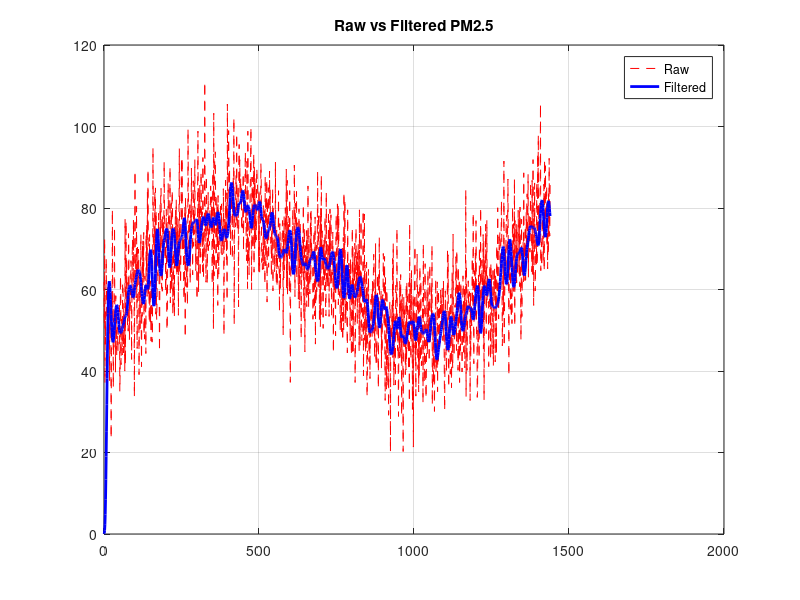
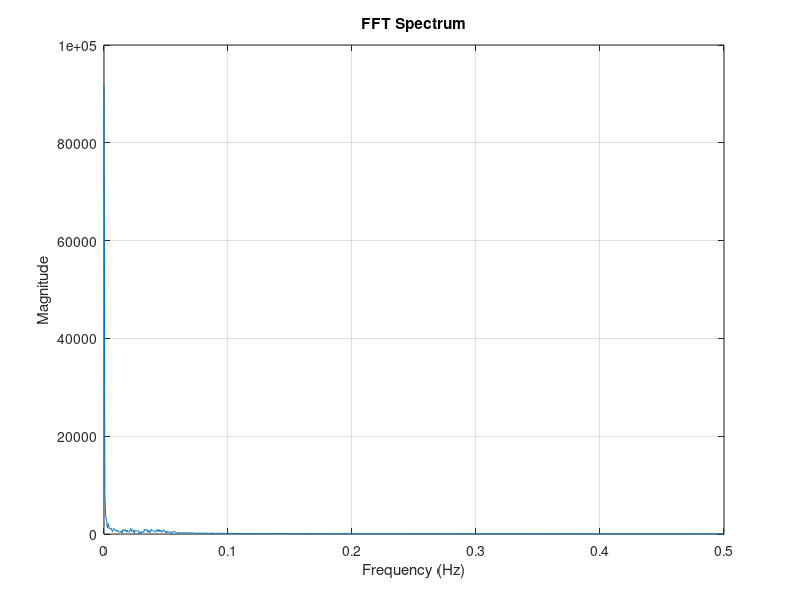

Here is the MATLAB script that generated these plots, in order:
% Air Pollution Monitoring using Digital Filters and FFT - MATLAB
clc; clear; close all;

fs = 1; % 1 sample/min
t = 0:1439;
trend = 50 + 0.02*t;
daily_cycle = 20*sin(2*pi*0.0007*t);
noise = 10*randn(size(t));
pm25_raw = trend + daily_cycle + noise;

% 1. Moving Average
N = 10;
b_ma = (1/N)*ones(1,N);
pm25_ma = filter(b_ma, 1, pm25_raw);

% 2. FIR Low-pass
fir_coeff = fir1(20, 0.1);
pm25_fir = filter(fir_coeff, 1, pm25_raw);

% 3. IIR Butterworth
[b_butter, a_butter] = butter(4, 0.05/(0.5*fs), 'low');
pm25_butter = filter(b_butter, a_butter, pm25_raw);

% 4. FFT
Nfft = length(pm25_butter);
X = fft(pm25_butter);
freqs = (0:Nfft-1)*(fs/Nfft);
magnitude = abs(X);

figure;
plot(t, pm25_raw, 'r--'); hold on;
plot(t, pm25_butter, 'b', 'LineWidth', 2);
legend('Raw','Filtered'); title('Raw vs Filtered PM2.5'); grid on;

figure;
plot(freqs(1:Nfft/2), magnitude(1:Nfft/2));
title('FFT Spectrum'); xlabel('Frequency (Hz)'); ylabel('Magnitude'); grid on;
